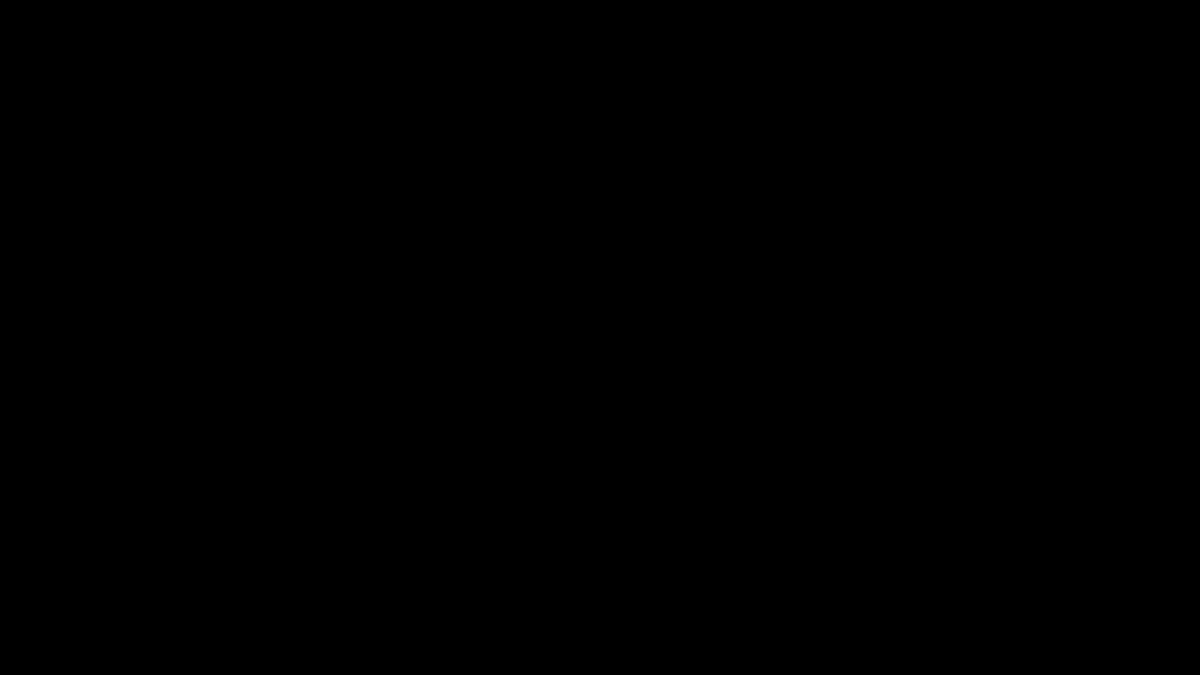
Frame 1 (no input)
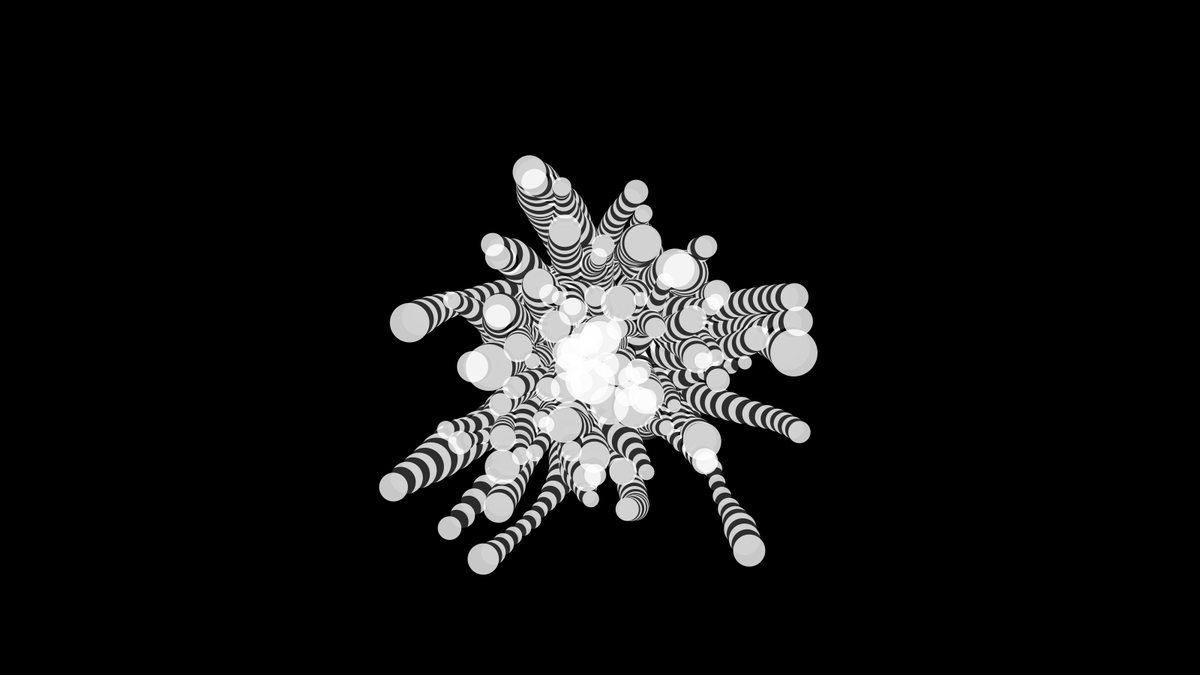
Frame 60 (the mouse pressed at the canvas centre just before this capture)
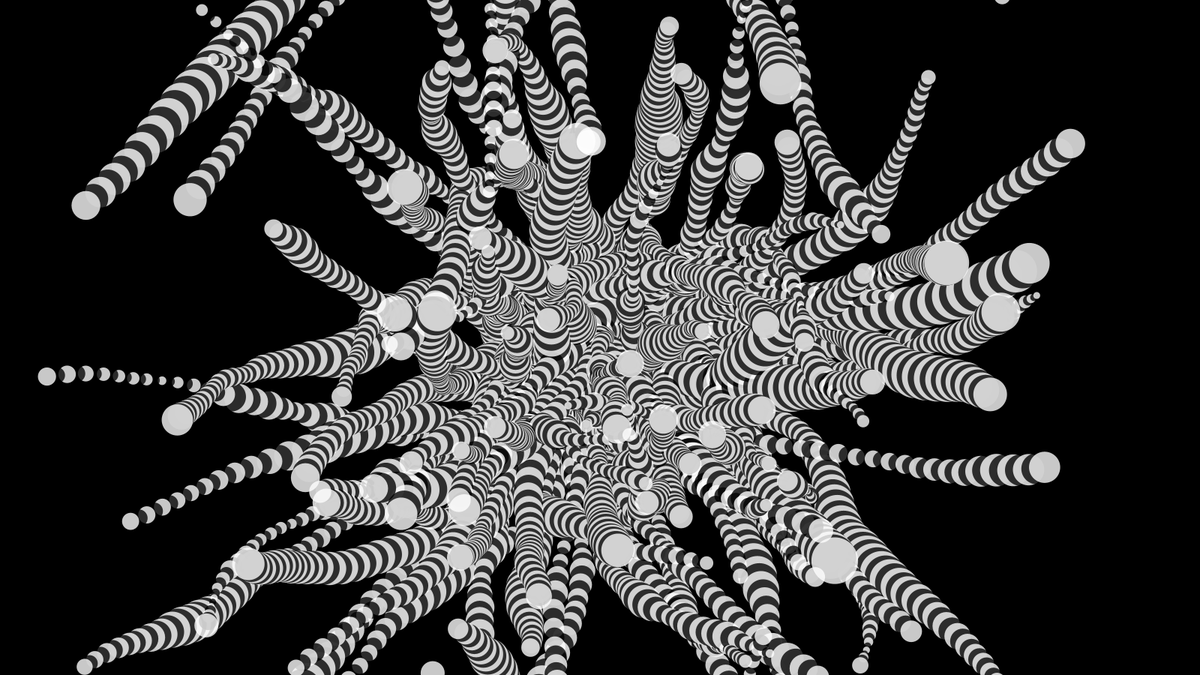
Frame 120 (the mouse held since frame 60 and released just before this capture)

The Processing sketch that drew these frames (run headless with seeded random() and noise(); from frame 60 on, the mouse is pressed at the canvas centre):

// Processing sketch: circular
// ── circular.pde

int width = 1600;
int height = 900;


ArrayList ents;

void setup(){
  size(1600,900);


  ents = new ArrayList();
  smooth();


  for(int i =0;i<100;i++)
    ents.add(new Ent(i));

  background(0);
}

void draw(){

  for(Object o:ents){
    Ent tmp = (Ent)o;
    tmp.compute();
    tmp.draw();

  }

}


class Ent{
  PVector pos,acc,vel;
  float rot;
  int index;
  float radi;

  Ent(int _index){
    index = _index;

    pos = new PVector(width/2.0,height/2.0);
    vel = new PVector(0,0);
    acc = new PVector(0,0);
  }


  void compute(){
    vel.mult(0.995);

    pos.add(vel);
    vel.add(acc);

    acc = new PVector(random(-1,1),random(-1,1));

    radi = noise(frameCount*index/1000.0) * 80;

    border();
  }

  void border(){
    if(pos.x>(width+radi/2.0))pos.x=(radi/2.0)*-1;
    if(pos.x<radi/2.0*-1)pos.x=(width+radi/2.0);
    if(pos.y>(height+radi/2.0))pos.y=radi/2.0*-1;
    if(pos.y<radi/2.0*-1)pos.y=height+radi/2.0;
  }

  void draw(){
    noStroke();
    fill(frameCount%2==0?255:0,200);
    ellipse(pos.x,pos.y,radi,radi);
  }

}
